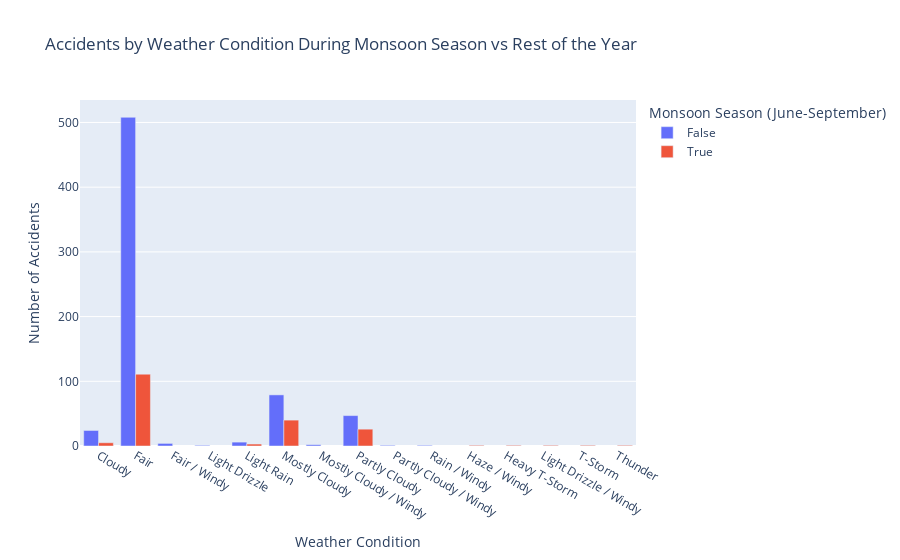

Write notebook code for a chart like this one.
### Markdown cell above
## Monsoon Season

### Code cell
# Convert Accident_Date column to datetime
df['Accident_Date'] = pd.to_datetime(df['Accident_Date'])

# Column indicates Monsoon season
df['Monsoon_Season'] = df['Accident_Date'].dt.month.isin([6, 7, 8, 9])

# Count accidents per weather condition and monsoon season
weather_accidents = df.groupby(['Weather_Condition', 'Monsoon_Season']).size().reset_index(name='Accidents')

# Plot
fig = px.bar(weather_accidents, x='Weather_Condition', y='Accidents', color='Monsoon_Season', barmode='group',
             title='Accidents by Weather Condition During Monsoon Season vs Rest of the Year',
             labels={'Monsoon_Season': 'Monsoon Season (June-September)'})

# layout
fig.update_layout(
    xaxis_title='Weather Condition',
    yaxis_title='Number of Accidents',
    hovermode='x unified'
)

# Show
fig.show()

### Figure 1 — Plotly figure (JSON) as saved in the notebook; plotly's stock layout.template omitted (floating-point values rounded to 4 significant figures)
{"data": [{"alignmentgroup": "True", "hovertemplate": "Monsoon Season (June-September)=False<br>Weather_Condition=%{x}<br>Accidents=%{y}<extra></extra>", "legendgroup": "False", "marker": {"color": "#636efa", "pattern": {"shape": ""}}, "name": "False", "offsetgroup": "False", "orientation": "v", "showlegend": true, "textposition": "auto", "type": "bar", "x": ["Cloudy", "Fair", "Fair / Windy", "Light Drizzle", "Light Rain", "Mostly Cloudy", "Mostly Cloudy / Windy", "Partly Cloudy", "Partly Cloudy / Windy", "Rain / Windy"], "xaxis": "x", "y": [24, 508, 4, 1, 6, 79, 2, 47, 1, 1], "yaxis": "y"}, {"alignmentgroup": "True", "hovertemplate": "Monsoon Season (June-September)=True<br>Weather_Condition=%{x}<br>Accidents=%{y}<extra></extra>", "legendgroup": "True", "marker": {"color": "#EF553B", "pattern": {"shape": ""}}, "name": "True", "offsetgroup": "True", "orientation": "v", "showlegend": true, "textposition": "auto", "type": "bar", "x": ["Cloudy", "Fair", "Haze / Windy", "Heavy T-Storm", "Light Drizzle / Windy", "Light Rain", "Mostly Cloudy", "Partly Cloudy", "T-Storm", "Thunder"], "xaxis": "x", "y": [5, 111, 1, 1, 1, 3, 40, 26, 1, 1], "yaxis": "y"}], "layout": {"barmode": "group", "hovermode": "x unified", "legend": {"title": {"text": "Monsoon Season (June-September)"}, "tracegroupgap": 0}, "title": {"text": "Accidents by Weather Condition During Monsoon Season vs Rest of the Year"}, "xaxis": {"anchor": "y", "domain": [0, 1], "title": {"text": "Weather Condition"}}, "yaxis": {"anchor": "x", "domain": [0, 1], "title": {"text": "Number of Accidents"}}}}
